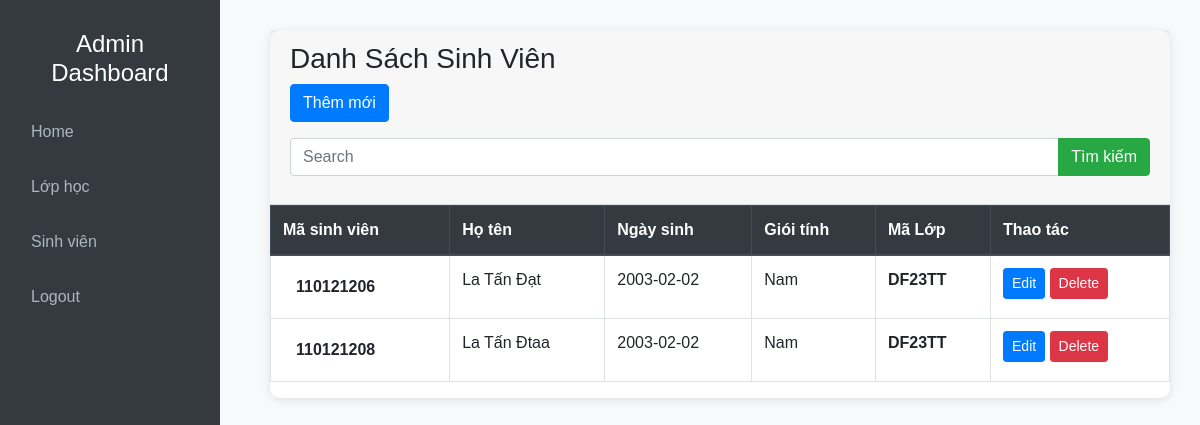
Page /admin/index.php?action=qlsv&query=lietke on the earlier database version.
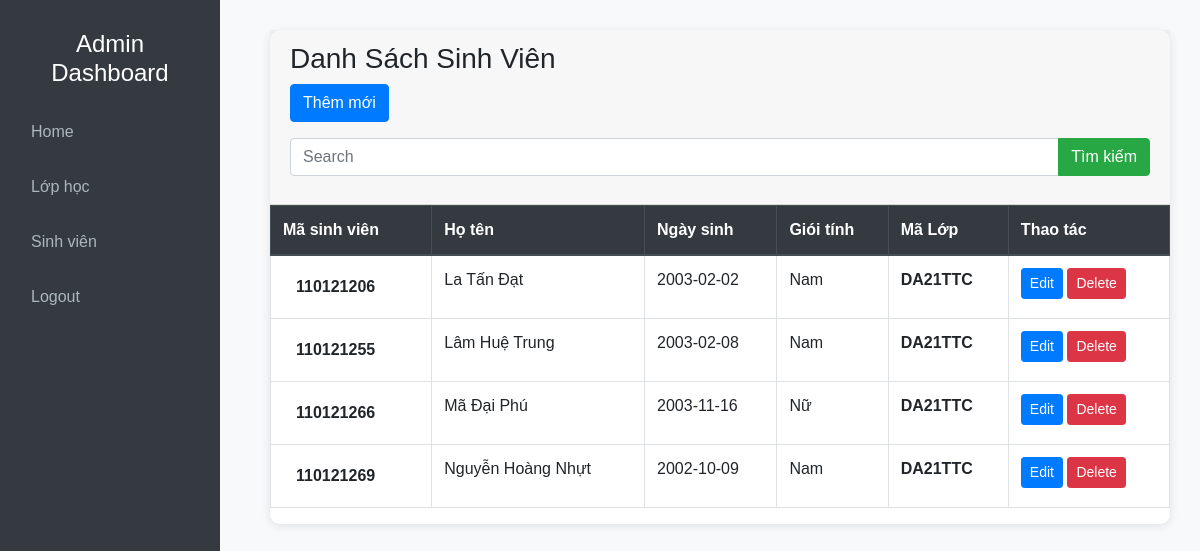
Same page on the later database version.
### tables this page shows
CREATE TABLE `sinhvien` (
  `maSV` varchar(9) NOT NULL COMMENT 'Mã sinh viên',
  `hoLot` varchar(20) NOT NULL COMMENT 'Họ lót',
  `tenSV` varchar(10) NOT NULL COMMENT 'Tên sinh viên',
  `ngaySinh` date NOT NULL COMMENT 'Ngày sinh',
  `gioiTinh` varchar(6) NOT NULL COMMENT 'Giới tính',
  `maLop` varchar(20) NOT NULL COMMENT 'Mã Lớp',
  `email` varchar(255) NOT NULL COMMENT 'Email',
  `soDT` varchar(11) NOT NULL COMMENT 'Số điện thoại',
  `diaChi` text NOT NULL COMMENT 'Địa chỉ',
  `hinhAnh` varchar(255) NOT NULL COMMENT 'Hình ảnh'
);

### admin/modules/qlSV/lietke.php (the view)
<?php
    if (isset($_POST['search'])) {
        $SearchText = $_POST['SearchText'];
        $sql = "SELECT * FROM sinhvien WHERE maSV LIKE '%$SearchText%' OR hoLot LIKE '%$SearchText%' OR tenSV LIKE '%$SearchText%'";
    } else {
        $sql = "SELECT * FROM sinhvien";
    }
    $query = mysqli_query($conn, $sql);
?>
<div class="card">
        <div class="card-header ">
            <h3>Danh Sách Sinh Viên</h3>
            <a class = "btn btn-primary mb-3" href = "index.php?action=qlsv&query=them">Thêm mới</a>
            <form action="" method = "POST">
                <div class="input-group mb-3">
                    <input type="text" class="form-control" placeholder="Search" name = "SearchText">
                    <div class="input-group-append">
                        <button class="btn btn-success" type="submit" name="search">Tìm kiếm</button>
                    </div>
                </div>
            </form>
        </div>
        <table class="table table-bordered table-hover">
            <thead class="thead-dark">
                <tr>
                    <th scope="col">Mã sinh viên</th>
                    <th scope="col">Họ tên</th>
                    <th scope="col">Ngày sinh</th>
                    <th scope="col">Giói tính</th>
                    <th scope="col">Mã Lớp</th>
                    <th scope="col">Thao tác</th>
                </tr>
            </thead>
            <tbody>
            <?php while($row = mysqli_fetch_assoc($query)){?>
                <tr>
                    <td><a class="btn " href="index.php?action=qlsv&query=thongtin&masv=<?php echo $row['maSV'] ?>"><b><?php echo $row['maSV'] ?></b></a></td>
                    <td><?php echo $row['hoLot'] . " " . $row['tenSV']; ?></td>
                    <td><?php echo $row['ngaySinh']?></td>
                    <td><?php echo $row['gioiTinh']?></td>
                    <th><?php echo $row['maLop']?></th>
                    <td>
                        <a href="?action=qlsv&query=sua&masv=<?php echo $row['maSV'] ?>" class="btn btn-sm btn-primary" class="btn btn-sm btn-danger" type="submit" >Edit</a>
                        <a onclick = "return confirm('Bạn có thực sự muốn xóa không?')" href="modules/qlSV/xuly.php?masv=<?php echo $row['maSV']; ?>" class="btn btn-sm btn-danger" type="submit">Delete</a>
                    </td>
                </tr>
            <?php } ?>
            </tbody>
        </table>
    </div>

### admin/index.php (shortened to what this page needs)
<!DOCTYPE html>
<html lang="en">
<head>
    <link href="https://stackpath.bootstrapcdn.com/bootstrap/4.5.2/css/bootstrap.min.css" rel="stylesheet">
    <link rel="stylesheet" type="text/css" href="../css/dasboard.css">
</head>
<body>
    <?php
        include('./modules/menu.php');
        include('./modules/main.php');
    ?>
</body>
</html>

### admin/modules/menu.php
<div class="sidebar">
    <h4 class="text-white text-center">Admin Dashboard</h4>
    <ul class="nav flex-column mt-4">
        <li class="nav-item">
            <a class="nav-link " href="#">Home</a>
        </li>
        <li class="nav-item">
            <a class="nav-link " href="index.php?action=qllop&query=lietke">Lớp học</a>
        </li>
        <li class="nav-item">
            <a class="nav-link" href="index.php?action=qlsv&query=lietke">Sinh viên</a>
        </li>
        <li class="nav-item">
            <a class="nav-link" href="#">Logout</a>
        </li>
    </ul>
</div>

### admin/modules/main.php
<div class="content">
    <?php
        if(isset($_GET['action']) && $_GET['query']){
            $tam = $_GET['action'];
            $query = $_GET['query'];
        }else{
            $tam = '';
            $query = '';
        }
        if($tam == 'qllop' && $query == 'lietke'){
            include('modules/qlLop/lietke.php');
        }elseif($tam == 'qllop' && $query == 'them'){
            include('modules/qlLop/them.php');
        }elseif($tam == 'qllop' && $query == 'sua'){
            include('modules/qlLop/sua.php');
        }elseif($tam == 'qlsv' && $query == 'lietke'){
            include('modules/qlSV/lietke.php');
        }elseif($tam == 'qlsv' && $query == 'them'){
            include('modules/qlSV/them.php');
        }elseif($tam == 'qlsv' && $query == 'sua'){
            include('modules/qlSV/sua.php');
        }elseif($tam == 'qllop' && $query == 'showup'){
            include('modules/qlLop/showup.php');
        }elseif($tam == 'qlsv' && $query == 'thongtin'){
            include('modules/qlSV/thongtinchitiet.php');
        }
    ?>
</div>

### css/dasboard.css (style rules this page uses)
body { font-family: 'Arial', sans-serif; background-color: #f8f9fa; }
.sidebar { height: 100vh; background-color: #343a40; padding: 30px 15px; position: fixed; top: 0; left: 0; width: 220px; z-index: 1000; }
.sidebar .nav-link { color: #adb5bd; font-size: 16px; margin-bottom: 15px; }
.content { margin-left: 240px; padding: 30px; }
.card { border: none; border-radius: 10px; box-shadow: 0 2px 10px rgba(0, 0, 0, 0.1); margin-bottom: 20px; }

Differences in the rows shown:
removed sinhvien: maSV "110121208", hoLot "La", tenSV "Tấn Đtaa", ngaySinh "2003-02-02", gioiTinh "Nam", maLop "DF23TT"
changed sinhvien id 110121206: hoLot "La" → "La Tấn"; tenSV "Tấn Đạt" → "Đạt"; maLop "DF23TT" → "DA21TTC"
added sinhvien: maSV "110121255", hoLot "Lâm Huệ", tenSV "Trung", ngaySinh "2003-02-08", gioiTinh "Nam", maLop "DA21TTC"
added sinhvien: maSV "110121266", hoLot "Mã Đại", tenSV "Phú", ngaySinh "2003-11-16", gioiTinh "Nữ", maLop "DA21TTC"
added sinhvien: maSV "110121269", hoLot "Nguyễn Hoàng", tenSV "Nhựt", ngaySinh "2002-10-09", gioiTinh "Nam", maLop "DA21TTC"
